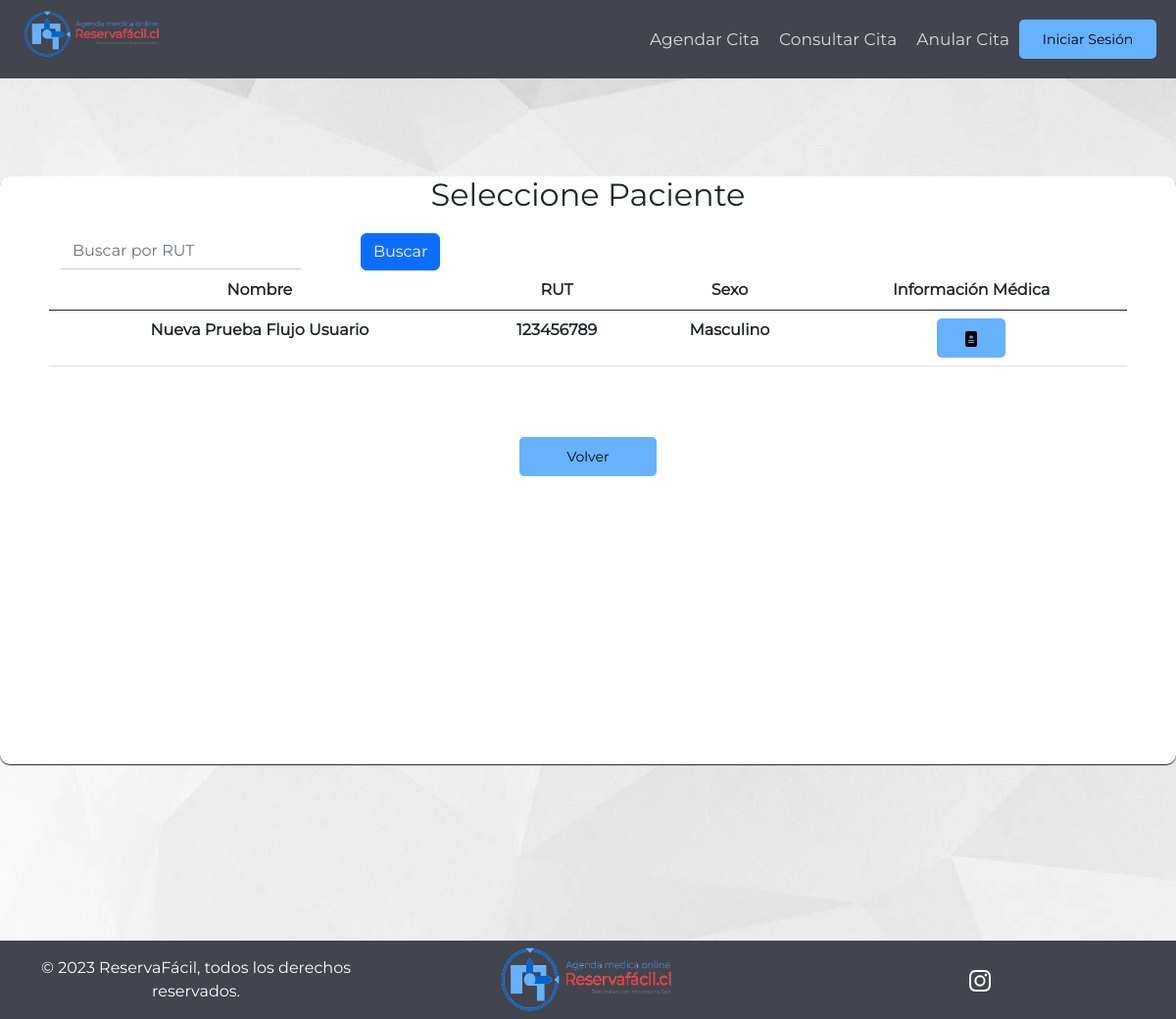
The app's page /pacientes_fichas_medicas/, older data.
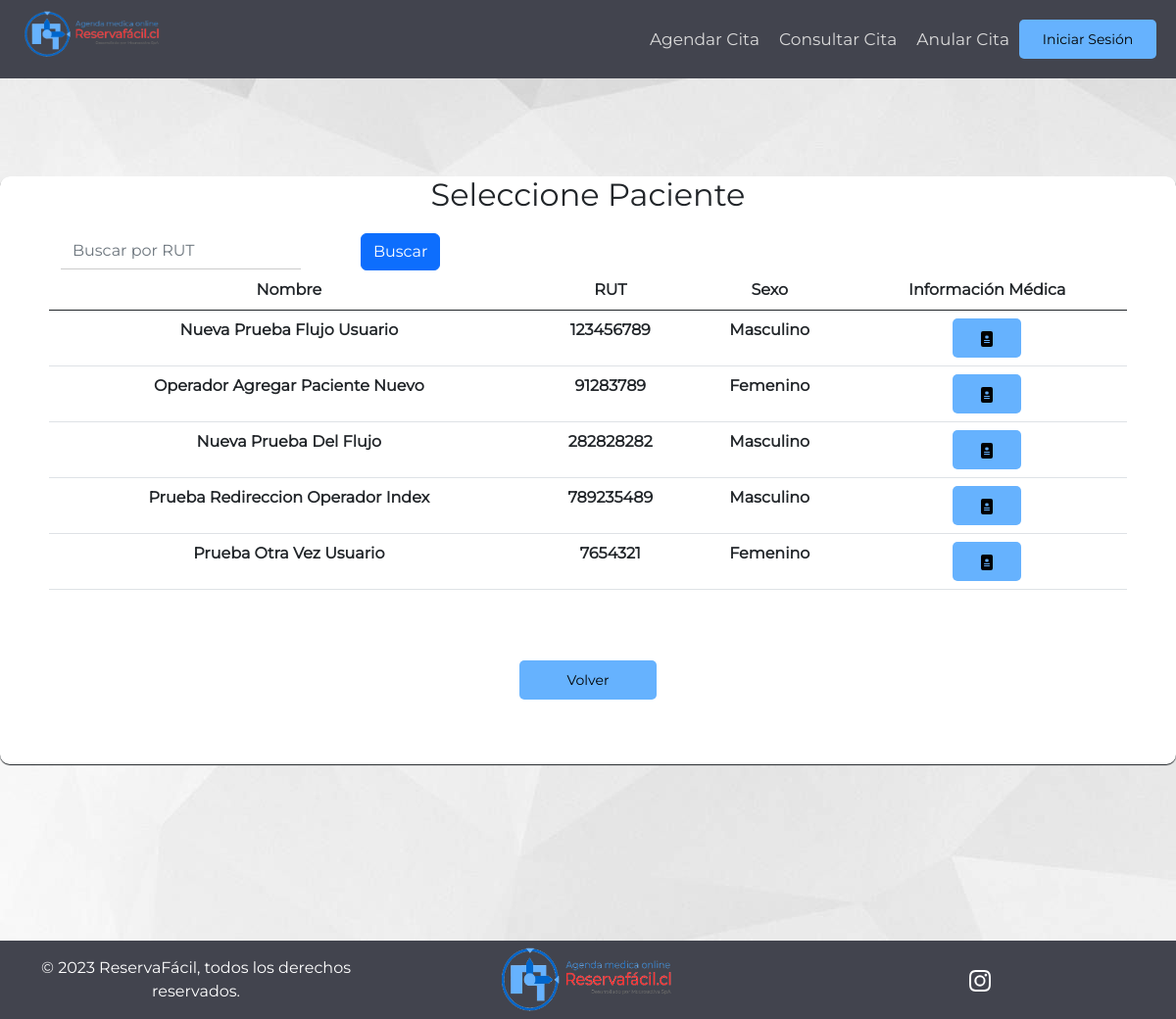
The same page, newer data.
### AppReservaFacil/models.py (models this page shows, shortened)
class Paciente(models.Model):
    ID_Paciente = models.IntegerField(primary_key=True, unique=True)
    Nombre_Paciente = models.CharField(max_length = 256)
    Rut = models.CharField(max_length=9, null = True)
    Sexo = models.CharField(SEXO_CHOICES, max_length=9, null = True)
    Fecha_de_nacimiento_P = models.DateField(null = True)
    Direccion_P = models.CharField(max_length=256, null = True)
    Telefono_P = models.CharField(max_length=9, null = True)
    Usuario_P = models.ForeignKey(User, null=True, on_delete=models.RESTRICT)
    Primer_Login = models.BooleanField(default=True)
    class Meta:
        verbose_name = 'Paciente'
        verbose_name_plural = 'Pacientes'

### AppReservaFacil/views.py (the view)
# urls.py: path('pacientes_fichas_medicas/', views.pacientes_fichas_medicas, name = 'pacientes_fichas_medicas'),
def pacientes_fichas_medicas(request):
    if request.method == 'POST':
        print("Manolo Print")
        if 'doc_pac' in request.POST:
            nom_pac = request.POST.get('doc_pac')
            url = reverse('filtro_ficha_medica') + '?nom_pac={}'.format(nom_pac)
            return redirect(url)
        elif 'buscar-btn' in request.POST:
            print("Manolo buscar-btn")
            rut = request.POST.get('buscar-input')
            Pacientes = Paciente.objects.filter(Rut__icontains=rut)
    else:
        print("Manolo Else")
        Pacientes = Paciente.objects.all()
    contexto = {'Pacientes':Pacientes}
    return render(request, "Especialistas/pacientes_fichas_medicas.html", contexto)

### AppReservaFacil/templatetags/auth_extras.py (called while the page is built)
@register.filter(name='has_group')
def has_group(user, group_name):
    group = Group.objects.get(name=group_name)
    return True if group in user.groups.all() else False

### AppReservaFacil/templates/Especialistas/pacientes_fichas_medicas.html (shortened to what this page needs)
{% extends "../Clientes/index.html" %}
{% block footer %}
  <div class="div-mediano">
        <h2 id="titulo-inicio-sesion">Seleccione Paciente</h2>
        <div class="row row-margin table-responsive">
            <table class="table table-hover table-pagination">
                <thead>
                    <tr>
                        <div class="row">
                            <div class="col-md-3">
                                <form method="post">
                                    <div class="form-group">
                                        <input type="text" class="form-control" id="buscar-input" name="buscar-input" placeholder="Buscar por RUT">
                                      </div>
                                    </div>
                                    <div class="col-md-2">
                                    <button type="submit" class="btn btn-primary" id="buscar-btn" name="buscar-btn">Buscar</button>
                            </div>
                        </div>
                        <th>Nombre</th>
                        <th class="rut">RUT</th>
                        <th>Sexo</th>
                        <th>Información Médica</th>
                    </tr>
                </thead>
                {% if Pacientes %}
                <tbody>
                        {% for Pac in Pacientes %}
                        <tr>
                            <th>{{Pac.Nombre_Paciente}}</th>
                            <th class="rut">{{Pac.Rut}}</th>
                            <th>{{Pac.Sexo}}</th>
                            <th>
                              <form method="post" >
                                <button class="btn-naranja-pequeno" type="submit" name="doc_pac" value="{{Pac.Nombre_Paciente}}" id="doc_pac" >
                                </button>
                            </th>
                        </tr>
                        {% endfor %}
                </tbody>
                {%else%}
                <tbody>
                        <tr>
                            <td colspan="5" style="text-align: center">No hay pacientes en el sistema</td>
                        </tr>
                    </tbody>
                {% endif %}
            </table>
            </div>
            <button type="button" class="btn-naranja-mediano row-margin"><a href="{{ request.META.HTTP_REFERER }}">Volver</a></button>
        </div>
{% endblock %}

Row changes from the older to the newer data that the page shows:
added Paciente: Nombre_Paciente "Operador Agregar Paciente Nuevo", Rut "91283789", Sexo "Femenino"
added Paciente: Nombre_Paciente "Nueva Prueba Del Flujo", Rut "282828282", Sexo "Masculino"
added Paciente: Nombre_Paciente "Prueba Redireccion Operador Index", Rut "789235489", Sexo "Masculino"
added Paciente: Nombre_Paciente "Prueba Otra Vez Usuario", Rut "7654321", Sexo "Femenino"
